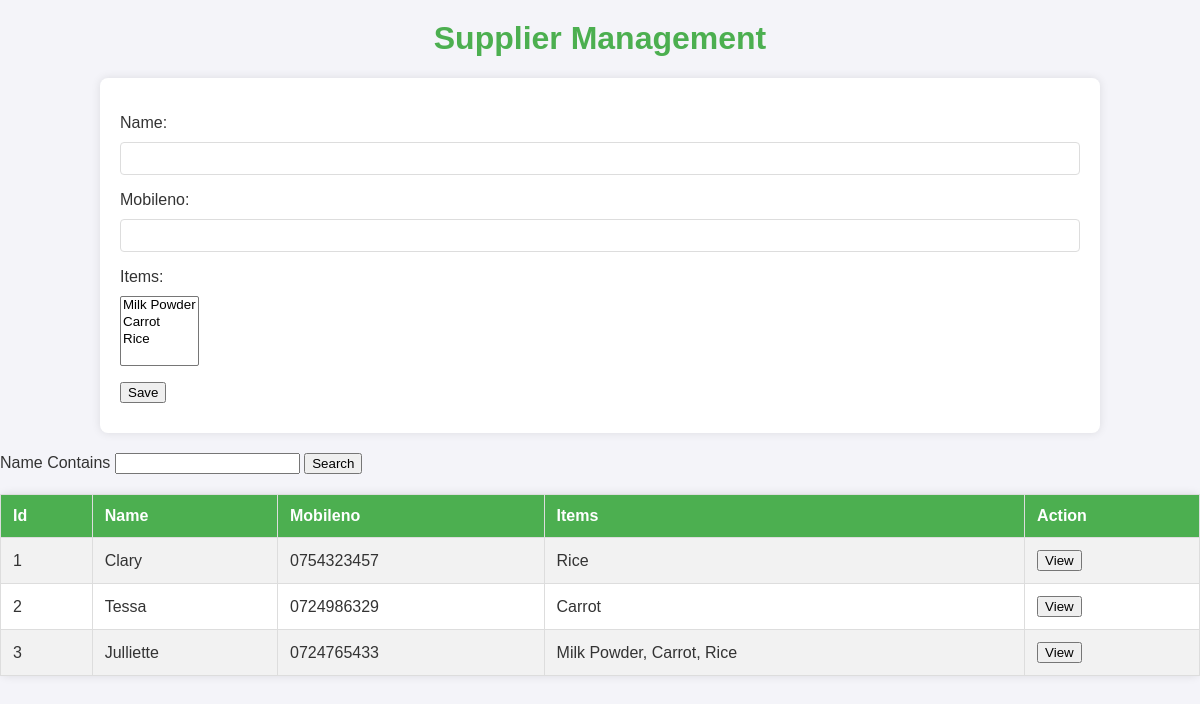
Page /app/Supplier/ on the committed database.
### app/models.py (models this page shows, shortened)
class Item (models.Model):
    name = models.CharField(max_length = 20)
    price = models.DecimalField(max_digits = 8, decimal_places = 2)
    image = models.ImageField(upload_to = 'Items')
    Category = models.ForeignKey(Category, on_delete = models.CASCADE)
    Unit = models.ForeignKey(Unit, on_delete = models.CASCADE)
    def __str__ (self):
        return self.name

class Supplier (models.Model):
    name = models.CharField(max_length = 20)
    mobileno = models.CharField(max_length =10)
    items = models.ManyToManyField(Item)

### app/views.py (the view)
# urls.py: path('Supplier/', views.Supplierview),
def Supplierview(request):
    Suppliers = Supplier.objects.all()
    if request.method == 'POST':
        form = SupplierForm(request.POST)
        if form.is_valid():
            form.save()
    else:
        form = SupplierForm()
    context = {'form':form, 'Supplrs':Suppliers}
    return render(request, 'Supplier.html', context)

### app/forms.py
class  SupplierForm (forms.ModelForm) :
    class Meta:
        model = Supplier
        fields = '__all__'

### app/templates/Supplier.html (shortened to what this page needs)
<html>
<h1>Supplier Management</h1>
<head>
</head>
<form method="POST">
    {{ form.as_p }}
    <input type="submit" value="Save">
</form>
<label>Name Contains</label>
<input>
<button>Search</button>
<table border="1">
    <tr>
        <th>Id</th>
        <th>Name</th>
        <th>Mobileno</th>
        <th>Items</th>
        <th>Action</th>
    </tr>
    {% for Supplier in Supplrs %}
    <tr>
        <td>{{ Supplier.id }}</td>
        <td>{{ Supplier.name }}</td>
        <td>{{ Supplier.mobileno }}</td>
        <td>{{ Supplier.items.all|join:", " }}</td>
        <td><button>View</button></td>
    </tr>
    {% endfor %}
</table>
</html>

### app/templates/Supplier.html (style rules this page uses)
h1 { text-align: center; margin-top: 20px; color: #4CAF50; }
form, table, .pagination { width: 80%; margin: 20px auto; background: #fff; padding: 20px; box-shadow: 0 0 10px rgba(0, 0, 0, 0.1); border-radius: 8px; }
form label, form input, form button { display: block; margin: 10px 0; }
form input[type="text"] { width: 100%; padding: 8px; box-sizing: border-box; border: 1px solid #ddd; border-radius: 4px; }
table { border-collapse: collapse; width: 100%; margin-top: 20px; }
table, th, td { border: 1px solid #ddd; }
th, td { padding: 12px; text-align: left; }
th { background-color: #4CAF50; color: white; }
tr:nth-child(even) { background-color: #f2f2f2; }

### rows in the picture
Supplier: id "1", name "Clary", mobileno "0754323457", items.all "Rice"
Supplier: id "2", name "Tessa", mobileno "0724986329", items.all "Carrot"
Supplier: id "3", name "Julliette", mobileno "0724765433", items.all "Milk Powder, Carrot, Rice"
